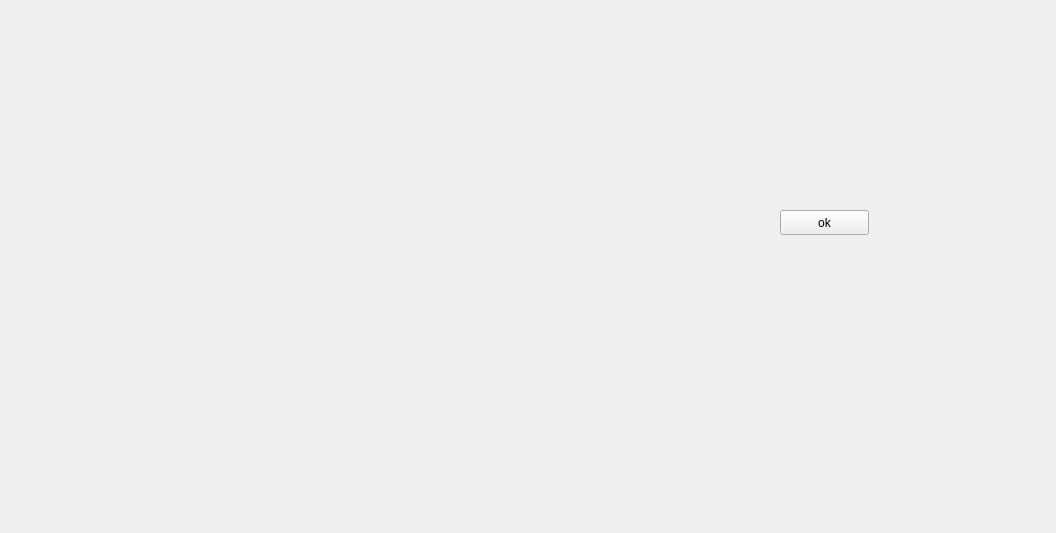
<?xml version="1.0" encoding="UTF-8"?>
<ui version="4.0">
 <class>RvizWidget</class>
 <widget class="QWidget" name="RvizWidget">
  <property name="geometry">
   <rect>
    <x>0</x>
    <y>0</y>
    <width>1056</width>
    <height>533</height>
   </rect>
  </property>
  <property name="windowTitle">
   <string>RvizWidget</string>
  </property>
  <widget class="QWidget" name="gridLayoutWidget">
   <property name="geometry">
    <rect>
     <x>50</x>
     <y>50</y>
     <width>491</width>
     <height>471</height>
    </rect>
   </property>
   <layout class="QGridLayout" name="rviz_layout"/>
  </widget>
  <widget class="QPushButton" name="pushButton">
   <property name="geometry">
    <rect>
     <x>780</x>
     <y>210</y>
     <width>89</width>
     <height>25</height>
    </rect>
   </property>
   <property name="text">
    <string>ok</string>
   </property>
  </widget>
 </widget>
 <resources/>
 <connections/>
</ui>
